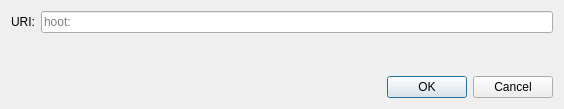
<?xml version="1.0" encoding="UTF-8"?>
<ui version="4.0">
 <class>OpenURIDialog</class>
 <widget class="QDialog" name="OpenURIDialog">
  <property name="geometry">
   <rect>
    <x>0</x>
    <y>0</y>
    <width>564</width>
    <height>109</height>
   </rect>
  </property>
  <property name="windowTitle">
   <string>Open URI</string>
  </property>
  <layout class="QVBoxLayout" name="verticalLayout">
   <item>
    <layout class="QHBoxLayout" name="horizontalLayout">
     <item>
      <widget class="QLabel" name="label">
       <property name="text">
        <string>URI:</string>
       </property>
      </widget>
     </item>
     <item>
      <widget class="QValidatedLineEdit" name="uriEdit">
       <property name="placeholderText">
        <string notr="true">hoot:</string>
       </property>
      </widget>
     </item>
    </layout>
   </item>
   <item>
    <spacer name="verticalSpacer">
     <property name="orientation">
      <enum>Qt::Vertical</enum>
     </property>
     <property name="sizeHint" stdset="0">
      <size>
       <width>20</width>
       <height>40</height>
      </size>
     </property>
    </spacer>
   </item>
   <item>
    <widget class="QDialogButtonBox" name="buttonBox">
     <property name="orientation">
      <enum>Qt::Horizontal</enum>
     </property>
     <property name="standardButtons">
      <set>QDialogButtonBox::Cancel|QDialogButtonBox::Ok</set>
     </property>
    </widget>
   </item>
  </layout>
 </widget>
 <customwidgets>
  <customwidget>
   <class>QValidatedLineEdit</class>
   <extends>QLineEdit</extends>
   <header>qt/qvalidatedlineedit.h</header>
  </customwidget>
 </customwidgets>
 <resources/>
 <connections>
  <connection>
   <sender>buttonBox</sender>
   <signal>accepted()</signal>
   <receiver>OpenURIDialog</receiver>
   <slot>accept()</slot>
   <hints>
    <hint type="sourcelabel">
     <x>248</x>
     <y>254</y>
    </hint>
    <hint type="destinationlabel">
     <x>157</x>
     <y>274</y>
    </hint>
   </hints>
  </connection>
  <connection>
   <sender>buttonBox</sender>
   <signal>rejected()</signal>
   <receiver>OpenURIDialog</receiver>
   <slot>reject()</slot>
   <hints>
    <hint type="sourcelabel">
     <x>316</x>
     <y>260</y>
    </hint>
    <hint type="destinationlabel">
     <x>286</x>
     <y>274</y>
    </hint>
   </hints>
  </connection>
 </connections>
</ui>
